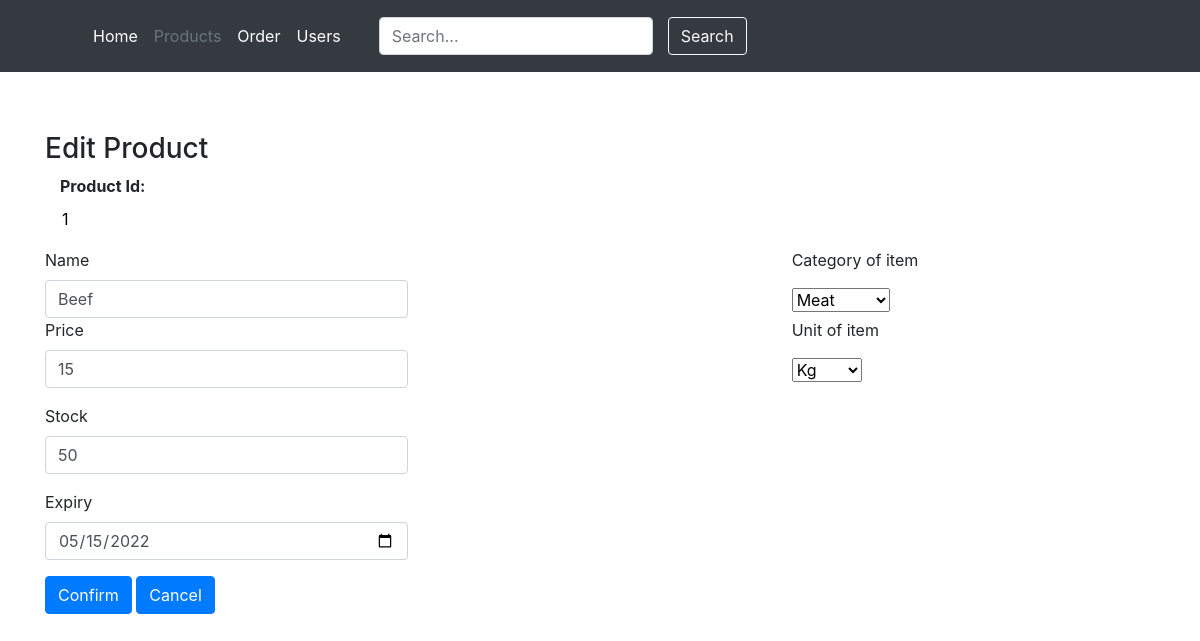
Page /edit-products.php?EditProductID=1 on the committed database.
### tables this page shows
CREATE TABLE `products` (
  `ProductID` int(6) NOT NULL,
  `ProductName` varchar(100) NOT NULL,
  `Category` varchar(30) NOT NULL,
  `Unit` varchar(10) NOT NULL,
  `Price` int(10) NOT NULL,
  `Stock` int(10) NOT NULL,
  `ExpiryDate` date NOT NULL,
  `Active` tinyint(1) NOT NULL
);

### edit-products.php (the view, shortened to what this page needs)
<!DOCTYPE html>
<html lang="en">
<head>
   <link rel="stylesheet" href="https://cdn.jsdelivr.net/npm/bootstrap@4.3.1/dist/css/bootstrap.min.css">
</head>
<body>
  <header class="p-3 bg-dark text-white">
    <div class="container">
      <div class="d-flex flex-wrap align-items-center justify-content-center justify-content-lg-start">
        <a href="/" class="d-flex align-items-center mb-2 mb-lg-0 text-white text-decoration-none">
          <svg class="bi me-2" width="40" height="32" role="img" aria-label="Bootstrap"><use xlink:href="#bootstrap"></use></svg>
        </a>
        <ul class="nav col-12 col-lg-auto me-lg-auto mb-2 justify-content-center mb-md-0">
          <li><a href="index.php" class="nav-link px-2 text-white ">Home</a></li>
          <li><a href="products.php" class="nav-link px-2 text-secondary">Products</a></li>
          <li><a href="orders.php" class="nav-link px-2 text-white">Order</a></li>
          <li><a href="users.php" class="nav-link px-2 text-white">Users</a></li>
        </ul>
        <form class="col-12 col-lg-auto mb-3 mb-lg-0 me-lg-3">
          <input type="search" class="form-control form-control-dark" placeholder="Search..." aria-label="Search">
        </form>
        <div class="text-end">
          <button type="button" class="btn btn-outline-light me-2">Search</button>
        </div>
      </div>
    </div>
  </header>
  <div class="container" style="padding-top:5%">
    <h3>Edit Product </h3>
	 <?php
		$conn = new mysqli('localhost', 'root', '', 'gtg');
		$sql = "SELECT ProductID, ProductName, Category, Unit, Price, Stock, ExpiryDate FROM products where PRODUCTID = " . $_GET["EditProductID"];
		$result = $conn->query($sql);
		$row = $result->fetch_assoc();
	 ?>
     <form action="update_product.php" method="post">
	  <div class="form-group col-md-4">
          <strong>
            <label for="productID">Product Id:</label>
			<?php echo  "<input type='number' style='border: none;' name = 'productID' id='productID' value='".$row['ProductID']. "'readonly />";  ?>
          </strong>
        </div>
			<div class="form-row">
				<div class=" col-md-4">
				  <label for="productname">Name</label>
				  <?php echo '<input type="text" name="p_name" class="form-control" id="p_name" placeholder="Enter name product" value='.$row["ProductName"].'>'; ?>
				</div>
				<div class="col-md-4"> </div>
				<div class="col-md-4">
				<p>Category of item</p>
					<select name="p_category" class="form-select" aria-label="Default select example">
					  <?php echo '<option selected>' . $row["Category"]. '</option>'?>
					</select>
				</div>
			</div>
			<div class="form-row">
				<div class="form-group col-md-4">
				  <label for="price">Price</label>
				   <?php echo '<input type="number" name="p_price" class="form-control" id="p_price" placeholder="Enter price product" value='.$row["Price"].'>'; ?>
				</div>
				<div class="col-md-4"> </div>
				<div class="col-md-4">
				<p>Unit of item</p>
				   <select name="p_unit" id="p_unit" class="form-select" aria-label="Default select example">
					  <?php echo '<option selected>' . $row["Unit"]. '</option'?>
					  <option value="Kg">Kg</option>
				  </select>
				</div>
			</div>
		  <div class="form-row">
			  <div class="form-group col-md-4">
				  <label for="stock">Stock</label>
				  <?php echo '<input type="number" name="p_stock" class="form-control" id="p_stock" placeholder="Enter Stock Number" value='.$row["Stock"].'>'; ?>
			  </div>
			  <div class="col-md-8"> </div>
			</div>
		<div class="form-row">
		  <div class="form-group col-md-4" >
			  <label for="expiry">Expiry</label>
			 <?php echo '<input type="date" name="p_expiry" class="form-control" id="p_expiry" value='.$row["ExpiryDate"].'>'; ?>
		  </div>
		</div>
		  <button type="submit" name = "submit" class="btn btn-primary">Confirm</button>
		  <button type="reset" class="btn btn-primary ">Cancel</button>
      </div>
</body>
</html>

### rows in the picture
products: productID "1", p_name "Beef", p_category "Meat", p_price "15", p_unit "Kg", p_stock "50", p_expiry "05/15/2022"
